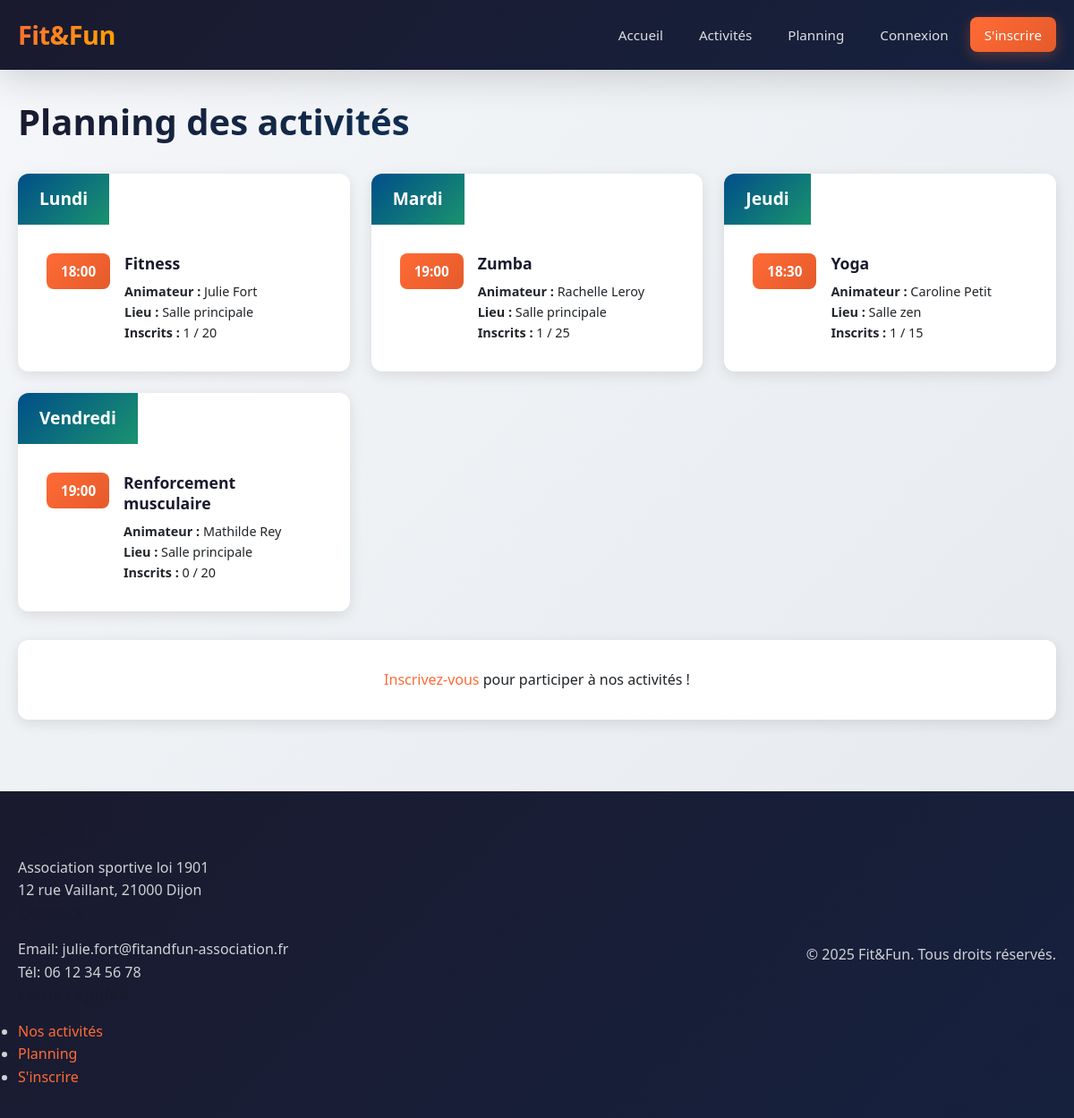
The app's page /planning.php with its own data.
### tables this page shows
CREATE TABLE IF NOT EXISTS activites (
    id INT AUTO_INCREMENT PRIMARY KEY,
    nom VARCHAR(100) NOT NULL,
    description TEXT,
    animateur_id INT,
    jour_semaine ENUM('Lundi', 'Mardi', 'Mercredi', 'Jeudi', 'Vendredi', 'Samedi', 'Dimanche') NOT NULL,
    heure_debut TIME NOT NULL,
    heure_fin TIME,
    duree_minutes INT DEFAULT 60,
    capacite_max INT DEFAULT 20,
    lieu VARCHAR(255),
    statut ENUM('active', 'annulee', 'suspendue') DEFAULT 'active',
    FOREIGN KEY (animateur_id) REFERENCES animateurs(id) ON DELETE SET NULL
);

### config/database.php (called while the page is built, shortened)
<?php
class Database {
    private static $instance = null;
    private $connection;
    private function __construct() {
        try {
            $dsn = "mysql:host=" . DB_HOST . ";dbname=" . DB_NAME . ";charset=" . DB_CHARSET;
            $options = [
                PDO::ATTR_ERRMODE => PDO::ERRMODE_EXCEPTION,
                PDO::ATTR_DEFAULT_FETCH_MODE => PDO::FETCH_ASSOC,
                PDO::ATTR_EMULATE_PREPARES => false,
            ];
            $this->connection = new PDO($dsn, DB_USER, DB_PASS, $options);
        } catch (PDOException $e) {
            die("Erreur de connexion à la base de données : " . $e->getMessage());
        }
    }
    public static function getInstance() {
        if (self::$instance === null) {
            self::$instance = new self();
        }
        return self::$instance;
    }
    public function getConnection() {
        return $this->connection;
    }
}

### src/models/Activite.php (called while the page is built, shortened)
<?php
require_once dirname(__DIR__, 2) . '/config/config.php';
class Activite {
    private $db;
    public function __construct() {
        $this->db = Database::getInstance()->getConnection();
    }
    public function getTous() {
        $sql = "SELECT a.*,
                CONCAT(an.prenom, ' ', an.nom) as animateur_nom,
                an.email as animateur_email
                FROM activites a
                LEFT JOIN animateurs an ON a.animateur_id = an.id
                WHERE a.statut = 'active'
                ORDER BY
                    FIELD(a.jour_semaine, 'Lundi', 'Mardi', 'Mercredi', 'Jeudi', 'Vendredi', 'Samedi', 'Dimanche'),
                    a.heure_debut";
        $stmt = $this->db->query($sql);
        return $stmt->fetchAll();
    }
    public function getNombreInscrits($activiteId) {
        $stmt = $this->db->prepare("SELECT COUNT(*) as total FROM inscriptions WHERE activite_id = ? AND statut = 'active'");
        $stmt->execute([$activiteId]);
        $result = $stmt->fetch();
        return $result['total'];
    }
}

### config/config.php (called while the page is built, shortened)
<?php
require_once __DIR__ . '/database.php';
function estConnecte() {
    return isset($_SESSION['utilisateur_id']);
}
function e($string) {
    return htmlspecialchars($string, ENT_QUOTES, 'UTF-8');
}

### public/planning.php (the view)
<?php
require_once __DIR__ . '/../config/config.php';
require_once __DIR__ . '/../src/models/Activite.php';
$activiteModel = new Activite();
$activites = $activiteModel->getTous();
$joursOrdre = ['Lundi', 'Mardi', 'Mercredi', 'Jeudi', 'Vendredi', 'Samedi', 'Dimanche'];
$planning = [];
foreach ($joursOrdre as $jour) {
    $planning[$jour] = [];
}
foreach ($activites as $activite) {
    $planning[$activite['jour_semaine']][] = $activite;
}
include __DIR__ . '/../src/includes/header.php';
?>
<div class="container">
    <h1>Planning des activités</h1>
    <div class="planning-container">
        <?php foreach ($joursOrdre as $jour): ?>
            <?php if (!empty($planning[$jour])): ?>
                <div class="planning-day">
                    <h2><?php echo $jour; ?></h2>
                    <div class="planning-activities">
                        <?php foreach ($planning[$jour] as $activite): ?>
                            <?php $nbInscrits = $activiteModel->getNombreInscrits($activite['id']); ?>
                            <div class="planning-activity">
                                <div class="planning-time">
                                    <?php echo substr($activite['heure_debut'], 0, 5); ?>
                                </div>
                                <div class="planning-details">
                                    <h3><?php echo e($activite['nom']); ?></h3>
                                    <p>
                                        <strong>Animateur :</strong> <?php echo e($activite['animateur_nom']); ?><br>
                                        <?php if ($activite['lieu']): ?>
                                            <strong>Lieu :</strong> <?php echo e($activite['lieu']); ?><br>
                                        <?php endif; ?>
                                        <strong>Inscrits :</strong> <?php echo $nbInscrits; ?> / <?php echo $activite['capacite_max']; ?>
                                    </p>
                                </div>
                            </div>
                        <?php endforeach; ?>
                    </div>
                </div>
            <?php endif; ?>
        <?php endforeach; ?>
    </div>
    <div class="planning-footer">
        <p>
            <?php if (estConnecte() && aLeDroit('adherent')): ?>
                Consultez vos <a href="/mes-inscriptions.php">inscriptions</a> ou découvrez toutes nos <a href="/activites.php">activités</a>.
            <?php else: ?>
                <a href="/inscription.php">Inscrivez-vous</a> pour participer à nos activités !
            <?php endif; ?>
        </p>
    </div>
</div>
<?php include __DIR__ . '/../src/includes/footer.php'; ?>

### public/assets/css/style.css (style rules this page uses)
*, *::before, *::after { margin: 0; padding: 0; box-sizing: border-box; }
:root { --primary: #ff6b35; --primary-dark: #e55a2b; --secondary: #004e89; --accent: #1a936f; --dark: #1a1a2e; --light: #f8f9fa; --white: #ffffff; --gray-100: #f7f7f7; --gray-200: #e9ecef; --gray-300: #dee2e6; --gray-500: #6c757d; --gray-700: #495057; --gray-900: #212529; --success: #28a745; --warning: #ffc107; --danger: #dc3545; --info: #17a2b8; --shadow: 0 4px 15px rgba(0, 0, 0, 0.1); --shadow-lg: 0 10px 40px rgba(0, 0, 0, 0.15); --radius: 12px; --radius-sm: 8px; }
body { font-family: 'Segoe UI', -apple-system, BlinkMacSystemFont, Roboto, 'Helvetica Neue', Arial, sans-serif; font-size: 16px; line-height: 1.6; color: var(--gray-900); background: linear-gradient(135deg, #f5f7fa 0%, #e4e8ec 100%); min-height: 100vh; }
a { color: var(--primary); text-decoration: none; }
.container { max-width: 1200px; margin: 0 auto; padding: 0 20px; }
h1, h2, h3, h4, h5, h6 { color: var(--dark); font-weight: 700; line-height: 1.3; margin-bottom: 1rem; }
h1 { font-size: 2.5rem; background: linear-gradient(135deg, var(--dark) 0%, var(--secondary) 100%); -webkit-background-clip: text; -webkit-text-fill-color: transparent; background-clip: text; margin-bottom: 1.5rem; }
h2 { font-size: 1.8rem; position: relative; display: inline-block; margin-bottom: 1.5rem; }
h2::after { content: ''; position: absolute; bottom: -8px; left: 0; width: 60px; height: 4px; background: linear-gradient(90deg, var(--primary), var(--accent)); border-radius: 2px; }
.planning-container { display: grid; grid-template-columns: repeat(auto-fit, minmax(300px, 1fr)); gap: 1.5rem; margin-top: 2rem; }
.planning-day { background: var(--white); border-radius: var(--radius); box-shadow: var(--shadow); overflow: hidden; }
.planning-day h2 { background: linear-gradient(135deg, var(--secondary) 0%, var(--accent) 100%); color: var(--white); padding: 1rem 1.5rem; margin: 0; font-size: 1.2rem; -webkit-text-fill-color: var(--white); }
.planning-day h2::after { display: none; }
.planning-activities { padding: 1rem; }
.planning-activity { display: flex; gap: 1rem; padding: 1rem; border-bottom: 1px solid var(--gray-200); }
.planning-activity:last-child { border-bottom: none; }
.planning-time { background: linear-gradient(135deg, var(--primary) 0%, var(--primary-dark) 100%); color: var(--white); padding: 0.5rem 1rem; border-radius: var(--radius-sm); font-weight: 700; font-size: 0.95rem; min-width: 70px; text-align: center; height: fit-content; }
.planning-details h3 { font-size: 1.1rem; margin-bottom: 0.5rem; color: var(--dark); }
.planning-details p { color: var(--gray-600); font-size: 0.9rem; line-height: 1.6; margin: 0; }
.planning-footer { text-align: center; margin-top: 2rem; padding: 2rem; background: var(--white); border-radius: var(--radius); box-shadow: var(--shadow); }

### records on screen
activites: heure_debut "18:00", nom "Fitness", animateur_nom "Julie Fort", lieu "Salle principale", id "1", capacite_max "20"
activites: heure_debut "19:00", nom "Zumba", animateur_nom "Rachelle Leroy", lieu "Salle principale", nbInscrits "1", capacite_max "25"
activites: heure_debut "18:30", nom "Yoga", animateur_nom "Caroline Petit", lieu "Salle zen", nbInscrits "1", capacite_max "15"
activites: heure_debut "19:00", nom "Renforcement musculaire", animateur_nom "Mathilde Rey", lieu "Salle principale", nbInscrits "0", capacite_max "20"

### other values on screen
APP_NAME "Fit&Fun"
$jour "Lundi"
$jour "Mardi"
$jour "Jeudi"
$jour "Vendredi"
